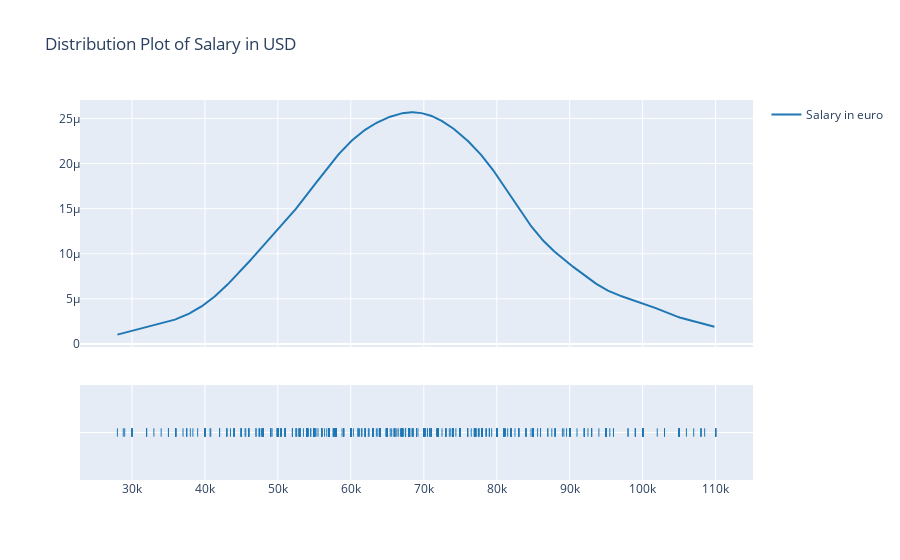

Notebook cell for this chart:
### Markdown cell above
**The most commun Language during work is English, So German is not necessary to get a job in Germany.**

### Code cell
dataset= [df["Salary"]]
label=["Salary in euro"]
fig = ff.create_distplot(dataset, label, show_hist = False)
fig.update_layout(title = 'Distribution Plot of Salary in USD') 
fig.show()

### Figure 1 — Plotly figure (JSON) as saved in the notebook; plotly's stock layout.template omitted (floating-point values rounded to 4 significant figures; data arrays with more than 128 entries replaced by an {"elided": "..."} marker saying what was removed)
{"data": [{"legendgroup": "Salary in euro", "marker": {"color": "rgb(31, 119, 180)"}, "mode": "lines", "name": "Salary in euro", "showlegend": true, "type": "scatter", "x": {"elided": "500 int values"}, "xaxis": "x", "y": {"elided": "500 float values"}, "yaxis": "y"}, {"legendgroup": "Salary in euro", "marker": {"color": "rgb(31, 119, 180)", "symbol": "line-ns-open"}, "mode": "markers", "name": "Salary in euro", "showlegend": false, "type": "scatter", "x": {"elided": "1124 float values"}, "xaxis": "x", "y": {"elided": "1124 str values"}, "yaxis": "y2"}], "layout": {"barmode": "overlay", "hovermode": "closest", "legend": {"traceorder": "reversed"}, "title": {"text": "Distribution Plot of Salary in USD"}, "xaxis": {"anchor": "y2", "domain": [0, 1], "zeroline": false}, "yaxis": {"anchor": "free", "domain": [0.35, 1], "position": 0}, "yaxis2": {"anchor": "x", "domain": [0, 0.25], "dtick": 1, "showticklabels": false}}}
